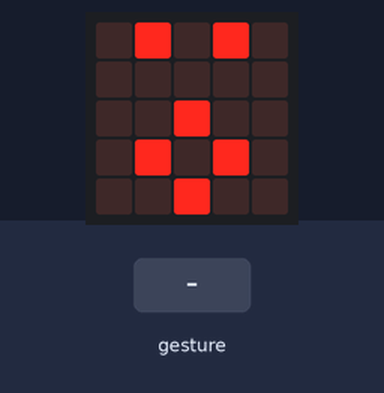
Recording of a program running on a simulated BBC micro:bit (MakeCode). Parts: the board's 5×5 LED display. The test bench sets the inputs (shaded band). A tilt is held for 1.5 s and a shake lasts 1 s, then the board lies face up again.

Above: at 1.2 s.
1.3 s: gesture 'logo up'
At 2.1 s:
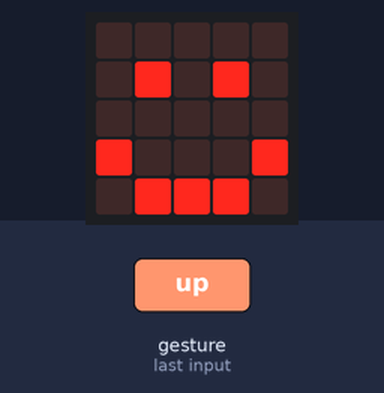
4.3 s: gesture 'screen down'
At 5.6 s:
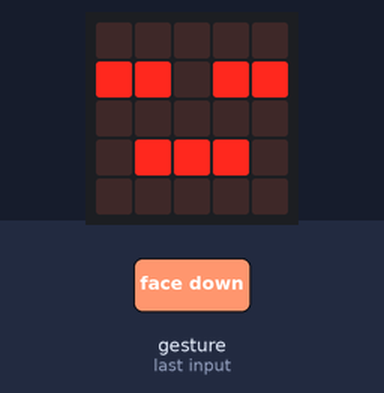
7.3 s: gesture 'tilt right'
At 7.9 s:
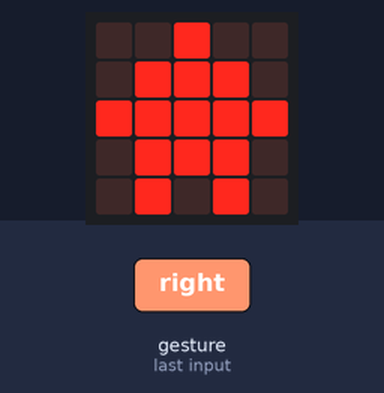
10.3 s: gesture 'shake'
At 11.2 s:
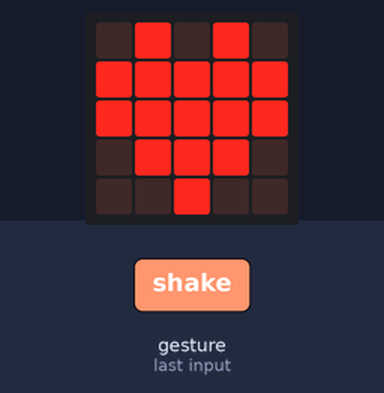
12.9 s: gesture 'tilt left'
At 13.4 s:
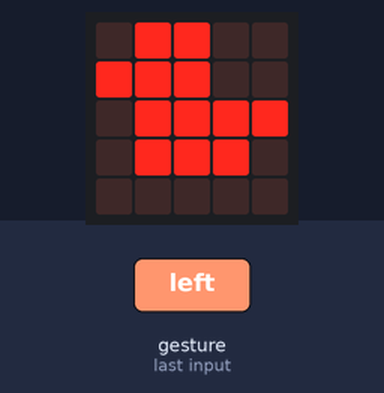
15.9 s: gesture 'logo down'
At 16.8 s:
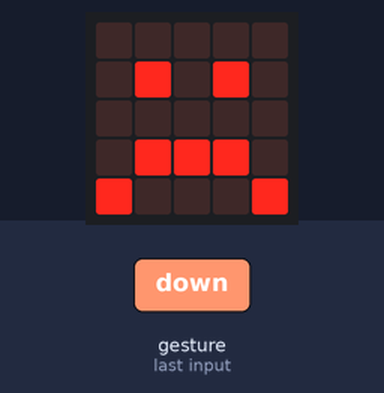
Timing chart, 0 to 18.9 s (numbered marks = the images above; inputs shaded):
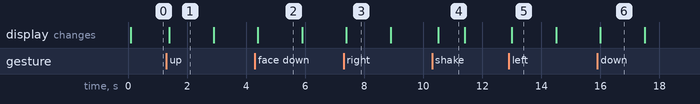

Measured:
- after the input at 1.3 s, the display: changes after 0.10 s (image 1)
- after the input at 4.3 s, the display: changes after 0.10 s (image 2)
- after the input at 7.3 s, the display: changes after 0.10 s (image 3)
- after the input at 10.3 s, the display: changes after 0.20 s (image 4)
- after the input at 12.9 s, the display: changes after 0.10 s (image 5)
- after the input at 15.9 s, the display: changes after 0.10 s (image 6)
- what the display in image 1 shows lasts 1.5 s, from 1.4 s to 2.9 s

The program:

main.ts
```typescript
input.onGesture(Gesture.LogoUp, function () {
    basic.showIcon(IconNames.Happy)
})
input.onGesture(Gesture.ScreenDown, function () {
    basic.showIcon(IconNames.Asleep)
})
input.onGesture(Gesture.ScreenUp, function () {
    basic.showIcon(IconNames.Surprised)
})
input.onGesture(Gesture.TiltRight, function () {
    basic.showIcon(IconNames.House)
})
input.onGesture(Gesture.Shake, function () {
    basic.showIcon(IconNames.Heart)
})
input.onGesture(Gesture.TiltLeft, function () {
    basic.showIcon(IconNames.Duck)
})
input.onGesture(Gesture.LogoDown, function () {
    basic.showIcon(IconNames.Sad)
})
```

test.ts
```typescript
// aquí va el archivo "tests"; esto no se compilará cuando este paquete se utilice como una extensión.
```
